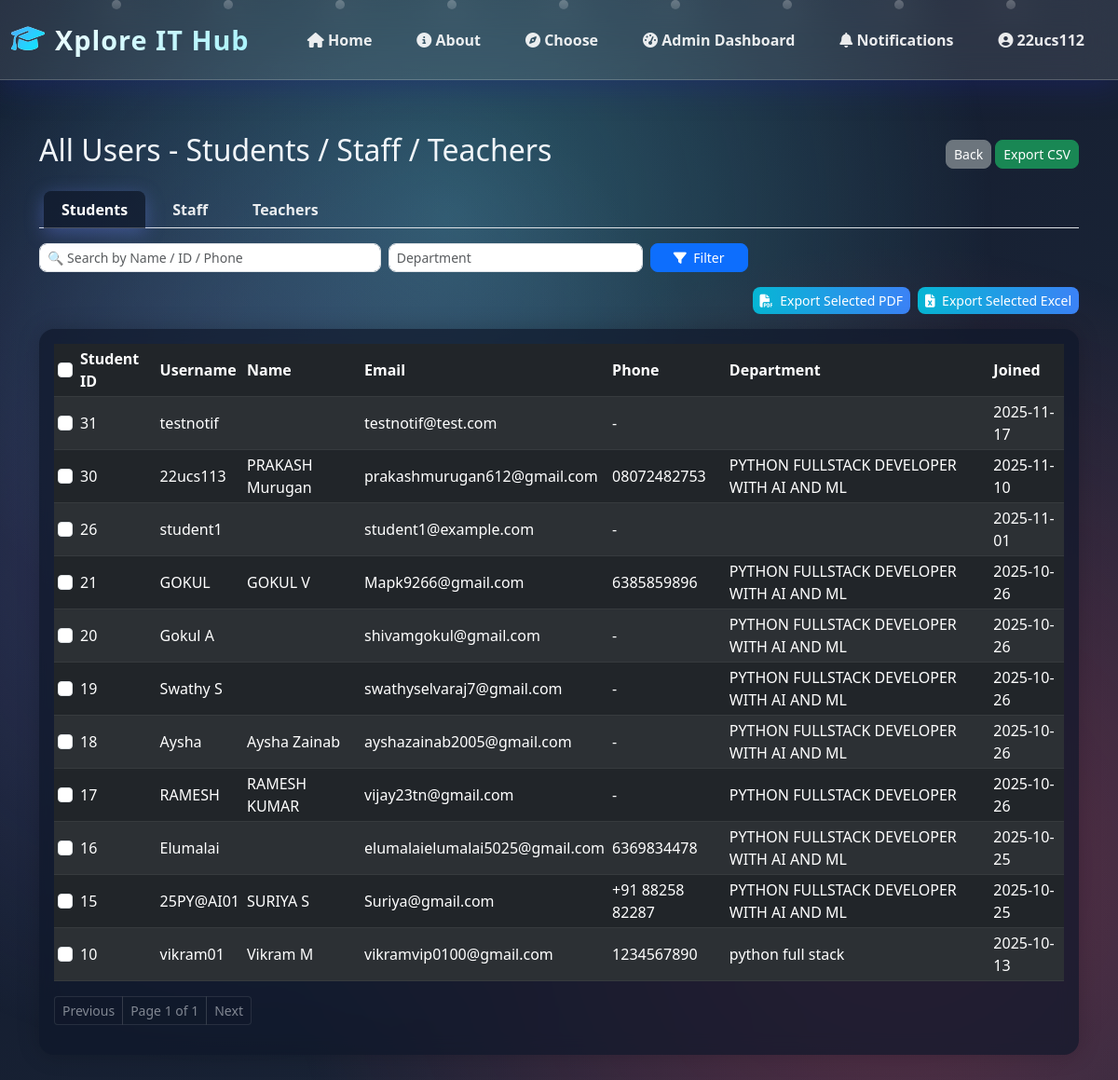
The app's page /superadmin/lists/ (signed in) with its own data.
### portal/models.py (models this page shows, shortened)
class Profile(models.Model):
    ROLE_CHOICES = [
        ('superadmin', 'Super Admin'),
        ('admin2', 'Admin 2'),
        ('finance', 'Finance'),
        ('staff', 'Staff'),
        ('teacher', 'Teacher'),
        ('student', 'Student')
    ]
    user = models.OneToOneField(User, on_delete=models.CASCADE)
    role = models.CharField(max_length=20, choices=ROLE_CHOICES, default='student')
    department = models.CharField(max_length=100, blank=True)
    phone = models.CharField(max_length=15, blank=True)
    profile_pic = models.ImageField(upload_to='profiles/', blank=True, null=True)
    student_class = models.CharField(max_length=50, blank=True, null=True)
    roll_number = models.CharField(max_length=20, blank=True, null=True)

### portal/views.py (the view, shortened to what this page needs)
# urls.py: path('superadmin/lists/', views.superadmin_full_lists, name='superadmin_full_lists'),
@role_required(['superadmin','admin2'])
def superadmin_full_lists(request):
    tab = (request.GET.get('tab') or 'students').lower()
    q = (request.GET.get('q') or '').strip()
    dept = (request.GET.get('department') or '').strip()
    page = request.GET.get('page')
    fmt = request.GET.get('format')
    students_qs = Profile.objects.filter(role='student').select_related('user').order_by('-user__date_joined')
    staff_qs = StaffMember.objects.select_related('profile__user').order_by('-profile__user__date_joined')
    teachers_qs = Profile.objects.filter(role='teacher').select_related('user').order_by('-user__date_joined')
    if dept:
        students_qs = students_qs.filter(department__icontains=dept)
        staff_qs = staff_qs.filter(profile__department__icontains=dept)
        teachers_qs = teachers_qs.filter(department__icontains=dept)
    if tab == 'staff':
        dataset = staff_qs
    elif tab == 'teachers':
        dataset = teachers_qs
    else:
        tab = 'students'
        dataset = students_qs
    paginator = Paginator(dataset, 50)
    try:
        page_obj = paginator.page(page)
    except PageNotAnInteger:
        page_obj = paginator.page(1)
    except EmptyPage:
        page_obj = paginator.page(paginator.num_pages)
    context = {
        'tab': tab,
        'q': q,
        'department': dept,
        'page_obj': page_obj,
        'paginator': paginator,
    }
    return render(request, 'dashboards/superadmin_full_lists.html', context)

### portal/context_processors.py (called while the page is built)
def unread_notifications(request):
    if request.user.is_authenticated:
        try:
            count = Notification.objects.filter(user=request.user, is_read=False).count()
        except Exception:
            count = 0
    else:
        count = 0
    return {'unread_count': count}

### portal/permissions.py (called while the page is built, shortened)
def is_any_role(user, roles):
    try:
        r = getattr(user, 'profile', None) and getattr(user.profile, 'role', None)
        return r in roles
    except Exception:
        return False

def role_required(roles):
    if isinstance(roles, str):
        allowed = {roles}
    else:
        allowed = set(roles)
    def decorator(view_func):
        @wraps(view_func)
        @login_required
        def _wrapped(request, *args, **kwargs):
            user = request.user
            return view_func(request, *args, **kwargs)
        return _wrapped
    return decorator

### templates/dashboards/superadmin_full_lists.html (shortened to what this page needs)
{% extends 'base.html' %}
{% load static %}
{% block content %}
<div class="container mt-4">
  <div class="d-flex justify-content-between align-items-center mb-3">
    <h2>All Users - Students / Staff / Teachers</h2>
    <div>
      <a class="btn btn-sm btn-secondary" href="{% url 'superadmin_dashboard' %}">Back</a>
      <a class="btn btn-sm btn-success" href="?tab={{ tab }}&format=csv{% if q %}&q={{ q|urlencode }}{% endif %}{% if department %}&department={{ department|urlencode }}{% endif %}">Export CSV</a>
    </div>
  </div>
  <div class="mb-3">
    <ul class="nav nav-tabs">
      <li class="nav-item"><a class="nav-link {% if tab == 'students' %}active{% endif %}" href="?tab=students">Students</a></li>
      <li class="nav-item"><a class="nav-link {% if tab == 'staff' %}active{% endif %}" href="?tab=staff">Staff</a></li>
      <li class="nav-item"><a class="nav-link {% if tab == 'teachers' %}active{% endif %}" href="?tab=teachers">Teachers</a></li>
    </ul>
  </div>
  <form method="get" class="row g-2 mb-3">
    <div class="col-md-4">
      <input type="text" name="q" value="{{ q }}" class="form-control form-control-sm" placeholder="🔍 Search by Name / ID / Phone">
    </div>
    <div class="col-md-3">
      <input type="text" name="department" value="{{ department }}" class="form-control form-control-sm" placeholder="Department">
    </div>
    <div class="col-auto">
      <button class="btn btn-sm btn-primary px-4">
        <i class="fas fa-filter me-1"></i> Filter
      </button>
    </div>
  </form>
  {% if tab == 'students' %}
  <div class="mb-3 d-flex justify-content-end gap-2">
    <button id="export-selected-pdf" class="btn btn-sm btn-advanced">
      <i class="fas fa-file-pdf me-1"></i> Export Selected PDF
    </button>
    <button id="export-selected-excel" class="btn btn-sm btn-advanced">
      <i class="fas fa-file-excel me-1"></i> Export Selected Excel
    </button>
  </div>
  {% endif %}
  <div class="dashboard-card p-3">
    <div class="table-responsive">
      <table class="table table-dark table-striped table-hover table-sm align-middle">
        <thead>
          <tr>
            {% if tab == 'students' %}
              <th><input type="checkbox" id="select-all" class="form-check-input"></th>
              <th>Student ID</th>
              <th>Username</th>
              <th>Name</th>
              <th>Email</th>
              <th>Phone</th>
              <th>Department</th>
              <th>Joined</th>
            {% endif %}
          </tr>
        </thead>
        <tbody>
          {% for item in page_obj.object_list %}
            {% if tab == 'students' %}
              <tr>
                <td><input type="checkbox" class="student-select form-check-input" value="{{ item.id }}"></td>
                <td>{{ item.user.id }}</td>
                <td>{{ item.user.username }}</td>
                <td>{{ item.user.get_full_name }}</td>
                <td>{{ item.user.email }}</td>
                <td>{{ item.phone|default:'-' }}</td>
                <td>{{ item.department }}</td>
                <td>{{ item.user.date_joined|date:'Y-m-d' }}</td>
              </tr>
            {% endif %}
          {% endfor %}
        </tbody>
      </table>
    </div>
    <nav aria-label="Pagination">
      <ul class="pagination pagination-sm">
        {% if page_obj.has_previous %}
          <li class="page-item"><a class="page-link" href="?tab={{ tab }}&page={{ page_obj.previous_page_number }}{% if q %}&q={{ q|urlencode }}{% endif %}{% if department %}&department={{ department|urlencode }}{% endif %}">Previous</a></li>
        {% else %}
          <li class="page-item disabled"><span class="page-link">Previous</span></li>
        {% endif %}
        <li class="page-item disabled"><span class="page-link">Page {{ page_obj.number }} of {{ paginator.num_pages }}</span></li>
        {% if page_obj.has_next %}
          <li class="page-item"><a class="page-link" href="?tab={{ tab }}&page={{ page_obj.next_page_number }}{% if q %}&q={{ q|urlencode }}{% endif %}{% if department %}&department={{ department|urlencode }}{% endif %}">Next</a></li>
        {% else %}
          <li class="page-item disabled"><span class="page-link">Next</span></li>
        {% endif %}
      </ul>
    </nav>
  </div>
</div>
{% endblock %}

### templates/base.html (shortened to what this page needs)
{% load static %}
<!DOCTYPE html>
<html lang="en">
<head>
    <link href="https://cdn.jsdelivr.net/npm/bootstrap@5.3.0/dist/css/bootstrap.min.css" rel="stylesheet">
    <link rel="stylesheet" href="https://cdnjs.cloudflare.com/ajax/libs/font-awesome/6.4.0/css/all.min.css">
    <link rel="stylesheet" href="{% static 'css/style.css' %}">
    <link rel="stylesheet" href="{% static 'css/dashboard-analytics.css' %}">
    <link rel="stylesheet" href="{% static 'css/live-updates.css' %}">
</head>
<body>
    <div class="particle" style="left: 10%; animation-delay: 0s;"></div>
    <div class="particle" style="left: 20%; animation-delay: 2s;"></div>
    <div class="particle" style="left: 30%; animation-delay: 4s;"></div>
    <div class="particle" style="left: 40%; animation-delay: 6s;"></div>
    <div class="particle" style="left: 50%; animation-delay: 8s;"></div>
    <div class="particle" style="left: 60%; animation-delay: 10s;"></div>
    <div class="particle" style="left: 70%; animation-delay: 12s;"></div>
    <div class="particle" style="left: 80%; animation-delay: 14s;"></div>
    <div class="particle" style="left: 90%; animation-delay: 16s;"></div>
    <nav class="navbar navbar-expand-lg navbar-dark">
        <div class="container-fluid">
            <a class="navbar-brand" href="{% url 'home' %}">
                <i class="fas fa-graduation-cap"></i> Xplore IT Hub
            </a>
            <div class="collapse navbar-collapse" id="navbarNav">
                <ul class="navbar-nav ms-auto">
                    <li class="nav-item"><a class="nav-link" href="{% url 'home' %}"><i class="fas fa-home"></i> Home</a></li>
                    <li class="nav-item"><a class="nav-link" href="{% url 'about' %}"><i class="fas fa-info-circle"></i> About</a></li>
                    <li class="nav-item"><a class="nav-link" href="{% url 'choose' %}"><i class="fas fa-compass"></i> Choose</a></li>
                    {% if user.is_authenticated %}
                        {% if user.profile.role == 'admin2' %}
                            <li class="nav-item"><a class="nav-link" href="{% url 'admin2_dashboard' %}"><i class="fas fa-tachometer-alt"></i> Admin Dashboard</a></li>
                        {% elif user.profile.role == 'superadmin' %}
                            <li class="nav-item"><a class="nav-link" href="{% url 'superadmin_dashboard' %}"><i class="fas fa-tachometer-alt"></i> Admin Dashboard</a></li>
                        {% endif %}
                    {% endif %}
                    {% if user.is_authenticated %}
                        <li class="nav-item">
                            <a class="nav-link position-relative" href="{% url 'notifications' %}">
                                <i class="fas fa-bell"></i> Notifications
                            </a>
                        </li>
                        <li class="nav-item dropdown">
                            <a class="nav-link dropdown-toggle" href="#" id="userDropdown" role="button" data-bs-toggle="dropdown">
                                <i class="fas fa-user-circle"></i> {{ user.username }}
                            </a>
                        </li>
                    {% endif %}
                </ul>
            </div>
        </div>
    </nav>
    <main>
        {% block content %}{% endblock %}
    </main>
</body>
</html>

### static/css/style.css (style rules this page uses)
:root { --primary-color: #0d6efd; --secondary-color: #6c757d; --success-color: #198754; --danger-color: #dc3545; --warning-color: #ffc107; }
body { font-family: 'Segoe UI', Tahoma, Geneva, Verdana, sans-serif; background-color: #f8f9fa; }
.dashboard-card { transition: transform 0.3s ease, box-shadow 0.3s ease; border: none; border-radius: 10px; }

### static/css/dashboard-analytics.css (style rules this page uses)
.dashboard-card { background: var(--bs-body-bg); border-radius: 1rem; box-shadow: 0 .125rem .25rem rgba(0,0,0,.075); }

### templates/base.html (style rules this page uses)
:root { --primary-gradient: linear-gradient(135deg, #667eea 0%, #764ba2 100%); --secondary-gradient: linear-gradient(135deg, #f093fb 0%, #f5576c 100%); --success-gradient: linear-gradient(135deg, #4facfe 0%, #00f2fe 100%); --warning-gradient: linear-gradient(135deg, #fa709a 0%, #fee140 100%); --dark-gradient: linear-gradient(135deg, #434343 0%, #000000 100%); --glass-bg: rgba(255, 255, 255, 0.1); --glass-border: rgba(255, 255, 255, 0.2); }
* { margin: 0; padding: 0; box-sizing: border-box; }
body { background: linear-gradient(135deg, #1e3c72 0%, #2a5298 50%, #7e22ce 100%); min-height: 100vh; font-family: 'Segoe UI', Tahoma, Geneva, Verdana, sans-serif; position: relative; overflow-x: hidden; }
body::before { content: ''; position: fixed; top: 0; left: 0; width: 100%; height: 100%; background: radial-gradient(circle at 20% 50%, rgba(120, 119, 198, 0.3) 0%, transparent 50%), radial-gradient(circle at 80% 80%, rgba(252, 70, 107, 0.3) 0%, transparent 50%), radial-gradient(circle at 40% 20%, rgba(103, 232, 249, 0.3) 0%, transparent 50%); animation: gradientShift 15s ease infinite; pointer-events: none; z-index: 0; }
.particle { position: fixed; width: 10px; height: 10px; background: rgba(255, 255, 255, 0.5); border-radius: 50%; pointer-events: none; z-index: 1; animation: float 20s infinite; }
.navbar { background: rgba(255, 255, 255, 0.1) !important; backdrop-filter: blur(20px); border-bottom: 1px solid rgba(255, 255, 255, 0.2); box-shadow: 0 8px 32px 0 rgba(31, 38, 135, 0.37); padding: 1rem 0; position: relative; z-index: 1000; transition: all 0.3s ease; }
.navbar-brand { font-size: 1.8rem; font-weight: 800; background: linear-gradient(135deg, #fff 0%, #a5f3fc 100%); -webkit-background-clip: text; -webkit-text-fill-color: transparent; background-clip: text; letter-spacing: 1px; transition: all 0.3s ease; display: flex; align-items: center; gap: 10px; }
.navbar-brand i { background: var(--success-gradient); -webkit-background-clip: text; -webkit-text-fill-color: transparent; background-clip: text; animation: pulse 2s ease-in-out infinite; }
.nav-link { color: rgba(255, 255, 255, 0.9) !important; font-weight: 600; padding: 0.5rem 1.2rem !important; margin: 0 0.3rem; border-radius: 25px; transition: all 0.3s ease; position: relative; overflow: hidden; }
.nav-link::before { content: ''; position: absolute; top: 0; left: -100%; width: 100%; height: 100%; background: linear-gradient(90deg, transparent, rgba(255, 255, 255, 0.2), transparent); transition: left 0.5s ease; }
.nav-link.active { background: var(--primary-gradient); color: #fff !important; box-shadow: 0 5px 20px rgba(102, 126, 234, 0.4); }
main { position: relative; z-index: 2; min-height: calc(100vh - 100px); padding: 2rem 0; }
.container, .container-fluid { position: relative; z-index: 2; }
.fas, .fab { transition: all 0.3s ease; }
#userDropdown { position: relative; }
#userDropdown::after { content: ''; position: absolute; top: 50%; left: 50%; width: 100%; height: 100%; transform: translate(-50%, -50%); border-radius: 50%; background: radial-gradient(circle, rgba(255, 255, 255, 0.3) 0%, transparent 70%); opacity: 0; transition: opacity 0.3s ease; }

### records on screen
Profile: user.id "31", user.username "testnotif", user.email "testnotif@test.com", phone "-", user.date_joined "2025-11-17"
Profile: user.id "30", user.username "22ucs113", user.get_full_name "PRAKASH Murugan", user.email "prakashmurugan612@gmail.com", phone "08072482753", department "PYTHON FULLSTACK DEVELOPER WITH AI AND ML", user.date_joined "2025-11-10"
Profile: user.id "26", user.username "student1", user.email "student1@example.com", phone "-", user.date_joined "2025-11-01"
Profile: user.id "21", user.username "GOKUL", user.get_full_name "GOKUL V", user.email "Mapk9266@gmail.com", phone "6385859896", department "PYTHON FULLSTACK DEVELOPER WITH AI AND ML", user.date_joined "2025-10-26"
Profile: user.id "20", user.username "Gokul A", user.email "shivamgokul@gmail.com", phone "-", department "PYTHON FULLSTACK DEVELOPER WITH AI AND ML", user.date_joined "2025-10-26"
Profile: user.id "19", user.username "Swathy S", user.email "swathyselvaraj7@gmail.com", phone "-", department "PYTHON FULLSTACK DEVELOPER WITH AI AND ML", user.date_joined "2025-10-26"
Profile: user.id "18", user.username "Aysha", user.get_full_name "Aysha Zainab", user.email "ayshazainab2005@gmail.com", phone "-", department "PYTHON FULLSTACK DEVELOPER WITH AI AND ML", user.date_joined "2025-10-26"
Profile: user.id "17", user.username "RAMESH", user.get_full_name "RAMESH KUMAR", user.email "vijay23tn@gmail.com", phone "-", department "PYTHON FULLSTACK DEVELOPER", user.date_joined "2025-10-26"
Profile: user.id "16", user.username "Elumalai", user.email "elumalaielumalai5025@gmail.com", phone "6369834478", department "PYTHON FULLSTACK DEVELOPER WITH AI AND ML", user.date_joined "2025-10-25"
Profile: user.id "15", user.username "25PY@AI01", user.get_full_name "SURIYA S", user.email "Suriya@gmail.com", phone "+91 88258 82287", department "PYTHON FULLSTACK DEVELOPER WITH AI AND ML", user.date_joined "2025-10-25"
Profile: user.id "10", user.username "vikram01", user.get_full_name "Vikram M", user.email "vikramvip0100@gmail.com", phone "1234567890", department "python full stack", user.date_joined "2025-10-13"

### other values on screen
{{ user.username }} "22ucs112"
{{ page_obj.number }} "1"
{{ paginator.num_pages }} "1"
